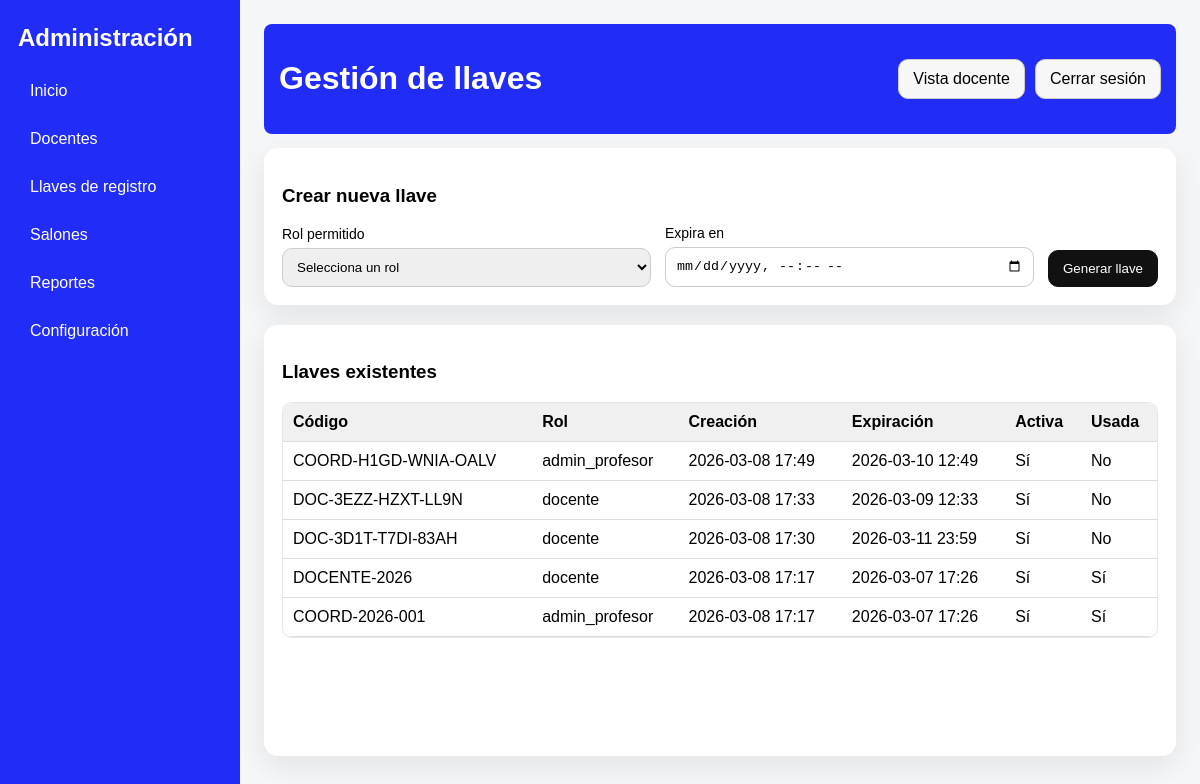
Screenshot of /admin/llaves (signed in) with the database file from the repository.
### app.py (models this page shows)
class LlaveRegistro(db.Model):
    id = db.Column(db.Integer, primary_key=True)
    codigo = db.Column(db.String(100), unique=True, nullable=False)
    rol_permitido = db.Column(db.String(30), nullable=False)   # docente, admin, admin_profesor
    usada = db.Column(db.Boolean, default=False, nullable=False)
    usada_por = db.Column(db.Integer, db.ForeignKey("usuario.id"), nullable=True)
    activa = db.Column(db.Boolean, default=True, nullable=False)
    fecha_creacion = db.Column(db.DateTime, default=datetime.utcnow, nullable=False)
    fecha_expiracion = db.Column(db.DateTime, nullable=False)
    creada_por = db.Column(db.Integer, db.ForeignKey("usuario.id"), nullable=True)

### app.py (the view, shortened to what this page needs)
@app.route("/admin/llaves", methods=["GET", "POST"])
@login_required
def admin_llaves():
    if session.get("usuario_rol") not in ["admin", "admin_profesor"]:
        return redirect(url_for("index"))
    llaves = LlaveRegistro.query.order_by(LlaveRegistro.fecha_creacion.desc()).all()
    return render_template("admin_llaves.html", llaves=llaves)

### app.py (called while the page is built)
def login_required(view_func):
    @wraps(view_func)
    def wrapped_view(*args, **kwargs):
        if "usuario_id" not in session:
            return redirect(url_for("login"))
        return view_func(*args, **kwargs)
    return wrapped_view

### templates/admin_llaves.html (shortened to what this page needs)
{% extends "admin.html" %}
{% block page_title %}Gestión de llaves{% endblock %}
{% block content %}
<div class="card form-card">
  <h3>Crear nueva llave</h3>
  <form method="POST" class="form-grid">
    <div>
      <label>Rol permitido</label>
      <select name="rol" required>
        <option value="">Selecciona un rol</option>
      </select>
    </div>
    <div>
      <label>Expira en</label>
      <input type="datetime-local" name="fecha_expiracion" required>
    </div>
    <div class="full-row">
      <button class="btn primary" type="submit">Generar llave</button>
    </div>
  </form>
</div>
  <div class="card tabla-card">
  <h3>Llaves existentes</h3>
  <div class="tabla-scroll">
    <table class="tabla">
      <thead>
        <tr>
          <th>Código</th>
          <th>Rol</th>
          <th>Creación</th>
          <th>Expiración</th>
          <th>Activa</th>
          <th>Usada</th>
        </tr>
      </thead>
      <tbody>
        {% for l in llaves %}
          <tr>
            <td>{{ l.codigo }}</td>
            <td>{{ l.rol_permitido }}</td>
            <td>{{ l.fecha_creacion.strftime('%Y-%m-%d %H:%M') if l.fecha_creacion else '' }}</td>
            <td>{{ l.fecha_expiracion.strftime('%Y-%m-%d %H:%M') if l.fecha_expiracion else '' }}</td>
            <td>{{ "Sí" if l.activa else "No" }}</td>
            <td>{{ "Sí" if l.usada else "No" }}</td>
          </tr>
        {% endfor %}
      </tbody>
    </table>
  </div>
</div>
{% endblock %}

### static/css/estilo_admin.css (style rules this page uses)
body { margin: 0; font-family: Arial, sans-serif; background: #f5f6f8; height: 100vh; overflow: hidden; }
.btn { padding:10px 14px; border:1px solid #ccc; background:#f7f7f7; border-radius:10px; text-decoration:none; color:black; cursor:pointer; }
.btn.primary { background:#111; color:#fff; border-color:#111; }
.card { background:white; border-radius:14px; padding:18px; box-shadow:0 10px 30px rgba(0,0,0,.08); margin-bottom:20px; }
.form-grid { display: grid; grid-template-columns: 1fr 1fr auto; gap: 14px; align-items: end; }
.full-row { grid-column: auto; }
.card.form-card { flex: 0 0 auto; }
.card.tabla-card { flex: 1 1 auto; }
label { display:block; margin-bottom:6px; font-size:14px; }
input, select { width:100%; box-sizing:border-box; padding:10px; border:1px solid #ccc; border-radius:10px; }
.tabla { width:100%; border-collapse:collapse; margin-top:10px; }
.tabla th, .tabla td { border-bottom:1px solid #ddd; padding:10px; text-align:left; }
.tabla-card { display: flex; flex-direction: column; min-height: 0; flex: 1; }
.tabla-scroll { overflow-y: auto; overflow-x: auto; max-height: 100%; border: 1px solid #e5e5e5; border-radius: 10px; }
.tabla { width: 100%; border-collapse: collapse; margin-top: 0; }
.tabla th, .tabla td { border-bottom: 1px solid #ddd; padding: 10px; text-align: left; white-space: nowrap; }
.tabla thead th { position: sticky; top: 0; background: #f0f0f0; z-index: 2; }

### rows the page displays
LlaveRegistro: codigo "COORD-H1GD-WNIA-OALV", rol_permitido "admin_profesor", fecha_creacion "2026-03-08 17:49", fecha_expiracion "2026-03-10 12:49", activa "Sí", usada "No"
LlaveRegistro: codigo "DOC-3EZZ-HZXT-LL9N", rol_permitido "docente", fecha_creacion "2026-03-08 17:33", fecha_expiracion "2026-03-09 12:33", activa "Sí", usada "No"
LlaveRegistro: codigo "DOC-3D1T-T7DI-83AH", rol_permitido "docente", fecha_creacion "2026-03-08 17:30", fecha_expiracion "2026-03-11 23:59", activa "Sí", usada "No"
LlaveRegistro: codigo "DOCENTE-2026", rol_permitido "docente", fecha_creacion "2026-03-08 17:17", fecha_expiracion "2026-03-07 17:26", activa "Sí", usada "Sí"
LlaveRegistro: codigo "COORD-2026-001", rol_permitido "admin_profesor", fecha_creacion "2026-03-08 17:17", fecha_expiracion "2026-03-07 17:26", activa "Sí", usada "Sí"
